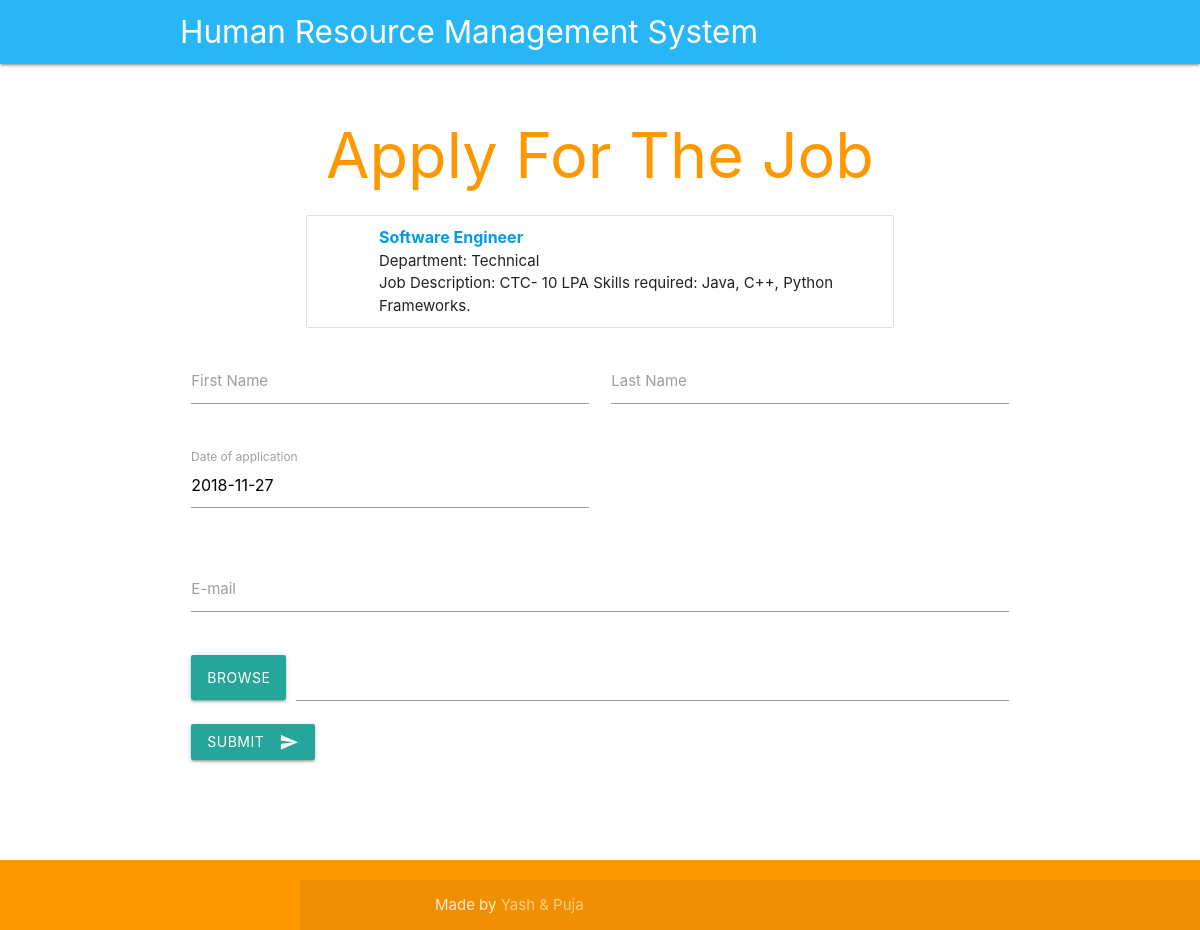
/job_portal_apply.php?jobid=1, run on the app's committed database.
### tables this page shows
CREATE TABLE `jobs_offers` (
  `job_id` int(2) NOT NULL,
  `job_title` varchar(50) NOT NULL,
  `dept_id` int(255) NOT NULL,
  `job_description` varchar(255) NOT NULL
);

CREATE TABLE `department` (
  `dept_id` int(20) NOT NULL,
  `dept_name` varchar(50) NOT NULL,
  `dept_manager` int(20) NOT NULL
);

### job_portal_apply.php (the view, shortened to what this page needs)
<?php
include_once('connect_db.php');
if (isset($_GET['jobid'])) {
  $jobid= $_GET['jobid'];
  $sql="SELECT J.job_id, J.job_title, J.job_description, D.dept_name FROM jobs_offers J, department D WHERE J.dept_id=D.dept_id AND J.job_id='$jobid' ";
  $result = mysqli_query($conn, $sql);
  if (mysqli_num_rows($result) > 0) {
      while($row = mysqli_fetch_assoc($result)) {
        $job_title= $row['job_title'];
        $job_description= $row['job_description'];
        $dept_name= $row['dept_name'];
      }
  } else {
      echo "0 results";
  }
}
?>
<!DOCTYPE html>
<html lang="en">
<head>
  <link href="css/materialize.css" type="text/css" rel="stylesheet" media="screen,projection"/>
  <link href="css/style.css" type="text/css" rel="stylesheet" media="screen,projection"/>
  <link rel="stylesheet" href="https://cdnjs.cloudflare.com/ajax/libs/font-awesome/4.7.0/css/font-awesome.min.css">
</head>
<body>
  <header style="padding-left: 0px !important;">
  <nav class="light-blue lighten-1" role="navigation">
    <div class="nav-wrapper container"><a id="logo-container" href="#" class="brand-logo">Human Resource Management System</a>
    </div>
  </nav>
  </header>
  <main style="padding-left: 0px !important;padding-bottom: 50px;">
  <div class="section no-pad-bot" id="index-banner">
    <div class="container" id="add_emp_container">
      <div class="container">
        <h1 class="header center orange-text">Apply For The Job</h1>
      </div>
      <div class="container">
        <ul class="collection">
           <li class="collection-item avatar">
            <span class="title"><b><a href=""><?php echo $job_title; ?></a></b></span>
            <p>Department: <?php echo $dept_name; ?><br>
          </p>
          <p><?php echo $job_description; ?><br>
          </p>
        </ul>
      </div>
      <div class="row">
        <form class="col s12" action="job_portal_apply.php" method="post" enctype="multipart/form-data">
          <div class="row">
            <div class="input-field col s6">
              <input id="first_name" type="text" class="validate" name="app_fname">
              <label for="first_name">First Name</label>
            </div>
            <div class="input-field col s6">
              <input id="last_name" type="text" class="validate" name="app_lname">
              <label for="last_name">Last Name</label>
            </div>
          </div>
          <div class="row">
            <div class="input-field col m6 s12">
              <input type="text"  name="app_date" value="<?php echo date("Y-m-d"); ?>" readonly>
              <label for="dob">Date of application</label>
            </div>
          </div>
          <div class="row">
            <div class="input-field col s12">
              <input id="email" type="email" class="validate" name="app_email">
              <label for="email">E-mail</label>
            </div>
          </div>
          <div class="file-field input-field">
            <div class="btn">
              <span>Browse</span>
            </div>
            <div class="file-path-wrapper">
              <input class="file-path validate" type="text">
            </div>
          </div>
          <button class="center btn waves-effect waves-light" type="submit" name="submit">Submit
            <i class="material-icons right">send</i>
          </button>
        </form>
      </div>
    </div>
  </div>
</main>
  <footer class="page-footer orange">
    <div class="footer-copyright">
      <div class="container">
      Made by <a class="orange-text text-lighten-3" href="#">Yash & Puja</a>
      </div>
    </div>
  </footer>
  </body>
</html>

### css/style.css (style rules this page uses)
header, main, footer { padding-left: 300px; }
footer { position: fixed; bottom:0; width: 100%; z-index: 2; }
#add_emp_container { padding-bottom: 100px; }

### data on the page
jobs_offers: job_title "Software Engineer", dept.dept_name "Technical", job_description "Job Description: CTC- 10 LPA Skills required: Java, C++, Python Frameworks."
